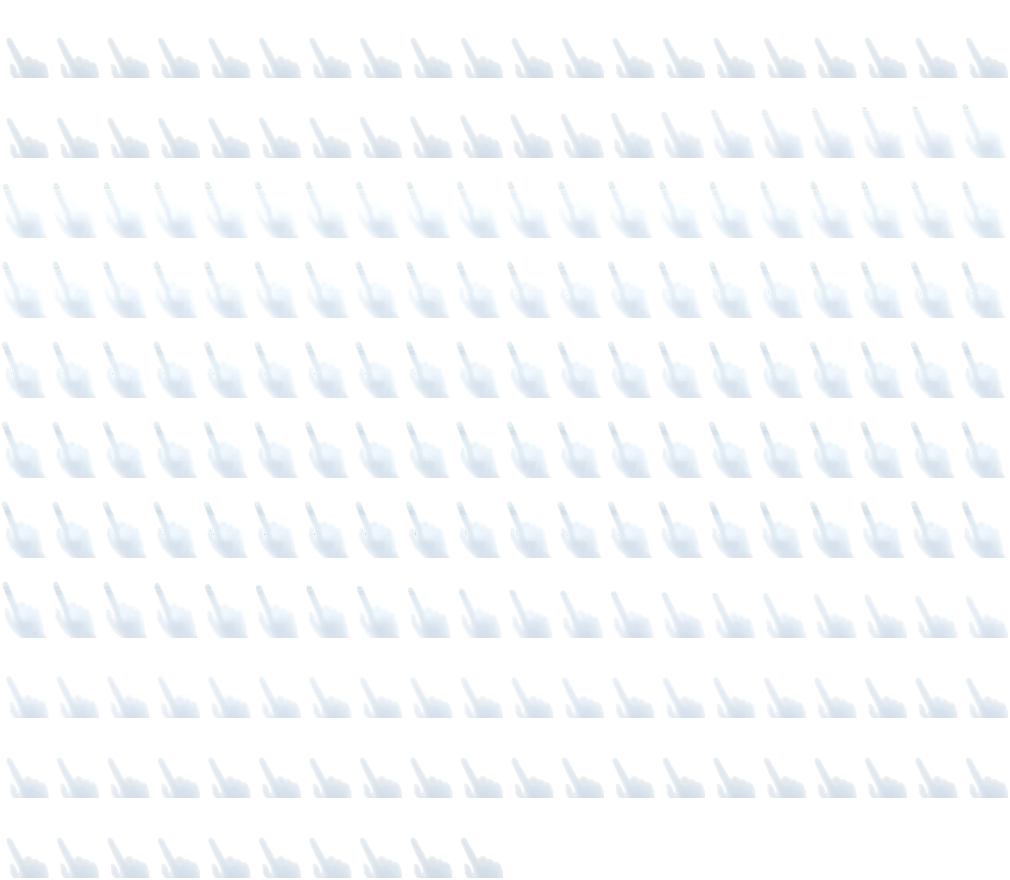
#> input picture tools/hand_gestures/source/hand-hold-sheet.webp, 4040 x 3520 px, given in place of 0000.png, which was not available (shown at 1/4 size)
$ python first_pack.py ../source ../source/hand-swipe-sheet.webp
#> lines starting #> are read from the running program, lines starting #| are printed output that depends on the picture
"""usage: python first_pack.py <dir holding hand-swipe/ and hand-hold/> <out dir>

Packs extract_hand.py's frames into 248×405 cells, 10 to a row: the swipe's first 95 frames (one
swipe, rest pose to rest pose) and all 210 of the hold's. The box is the union of the hand's
extent over those frames.
"""
import sys

from PIL import Image

K, A = sys.argv[1], sys.argv[2]
box=(317,319,814,1130); fw,fh=248,405; cols=10
for clip,n,name in (('hand-swipe',95,'hand-swipe-sheet'),('hand-hold',210,'hand-hold-sheet')):
    rows=(n+cols-1)//cols
    sheet=Image.new('RGBA',(cols*fw,rows*fh),(0,0,0,0))
#> sheet: PIL image 2480x4050 RGBA; every value is 0
    for i in range(n):
        f=Image.open(f'{K}/{clip}/{i:04d}.png').crop(box).resize((fw,fh),Image.LANCZOS)
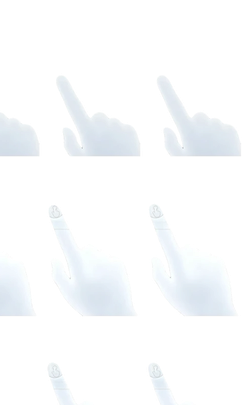
#> f: PIL image 248x405 RGBA; mean R, G, B, A 52, 54.5, 56.5, 31.8; transparent parts drawn white
        sheet.paste(f,((i%cols)*fw,(i//cols)*fh))
#> (the run stopped early here; a loop or call above may not have finished)

$ run again, on tools/hand_gestures/source/hand-still-frosted.png
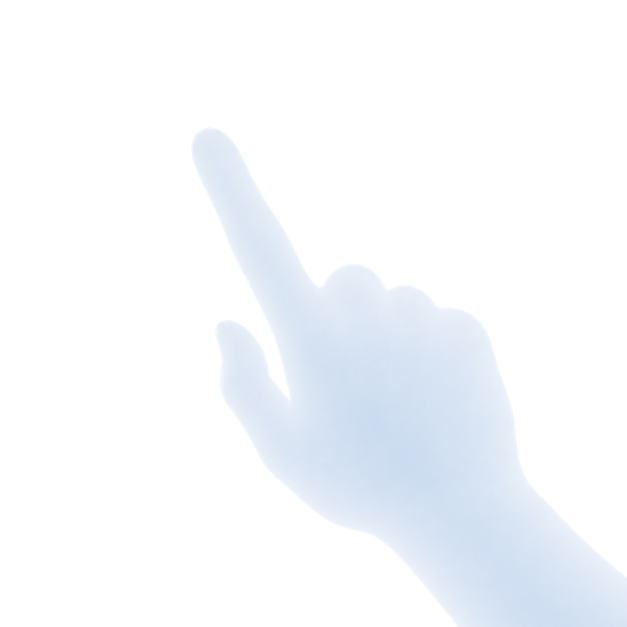
#> input picture tools/hand_gestures/source/hand-still-frosted.png, 1254 x 1254 px, given in place of 0000.png, which was not available (shown at 1/2 size)
#> `f=Image.open(f'{K}/{clip}/{i:04d}.png').crop(box).resize((fw,fh),Image..`:
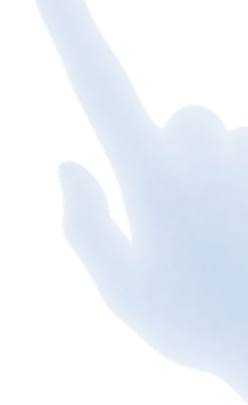
#> f: PIL image 248x405 RGBA; mean R, G, B, A 103.3, 108.5, 115.1, 108; transparent parts drawn white
